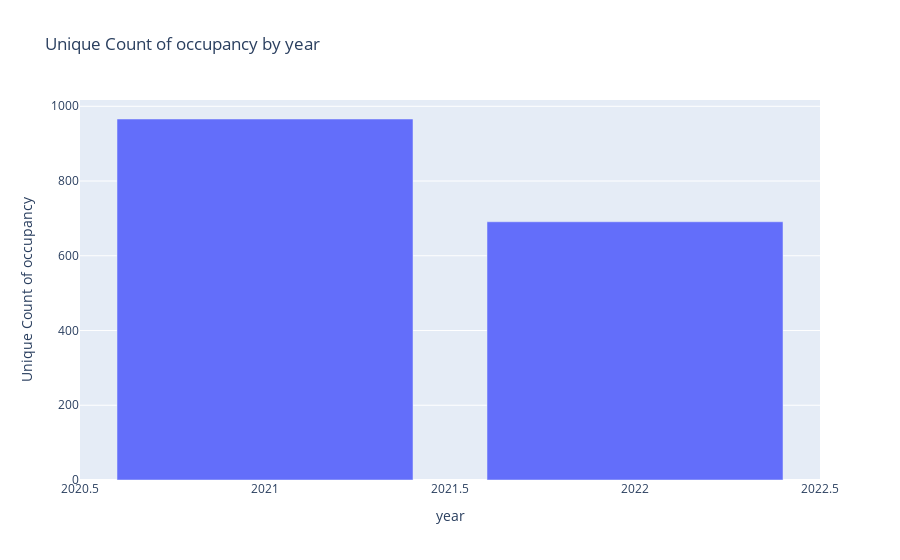

Source (notebook cell):
### Markdown cell above
# New Section

### Code cell
# DISCLAIMER: 'df' refers to the data you passed in when calling 'dtale.show'

import pandas as pd

if isinstance(df, (pd.DatetimeIndex, pd.MultiIndex)):
	df = df.to_frame(index=False)

# remove any pre-existing indices for ease of use in the D-Tale code, but this is not required
df = df.reset_index().drop('index', axis=1, errors='ignore')
df.columns = [str(c) for c in df.columns]  # update columns to strings in case they are numbers

chart_data = pd.concat([
	df['year'],
	df['occupancy'],
], axis=1)
chart_data = chart_data.sort_values(['year'])
chart_data = chart_data.rename(columns={'year': 'x'})
chart_data_nunique = chart_data.groupby(['x'])[['occupancy']].nunique()
chart_data_nunique.columns = ['occupancy|nunique']
chart_data = chart_data_nunique.reset_index()
chart_data = chart_data.dropna()

import plotly.graph_objs as go

charts = []
charts.append(go.Bar(
	x=chart_data['x'],
	y=chart_data['occupancy|nunique']
))
figure = go.Figure(data=charts, layout=go.Layout({
    'barmode': 'group',
    'legend': {'orientation': 'h'},
    'title': {'text': 'Unique Count of occupancy by year'},
    'xaxis': {'tickformat': '0:g', 'title': {'text': 'year'}},
    'yaxis': {'tickformat': '0:g', 'title': {'text': 'Unique Count of occupancy'}, 'type': 'linear'}
}))

# If you're having trouble viewing your chart in your notebook try passing your 'chart' into this snippet:
#
from plotly.offline import iplot, init_notebook_mode
#
init_notebook_mode(connected=True)
for chart in charts:
     chart.pop('id', None) # for some reason iplot does not like 'id'
     iplot(figure)

### Figure 1 — Plotly figure (JSON) as saved in the notebook; plotly's stock layout.template omitted (floating-point values rounded to 4 significant figures)
{"data": [{"x": [2021, 2022], "y": [966, 691], "type": "bar"}], "layout": {"barmode": "group", "legend": {"orientation": "h"}, "title": {"text": "Unique Count of occupancy by year"}, "xaxis": {"tickformat": "0:g", "title": {"text": "year"}}, "yaxis": {"tickformat": "0:g", "title": {"text": "Unique Count of occupancy"}, "type": "linear"}}}
